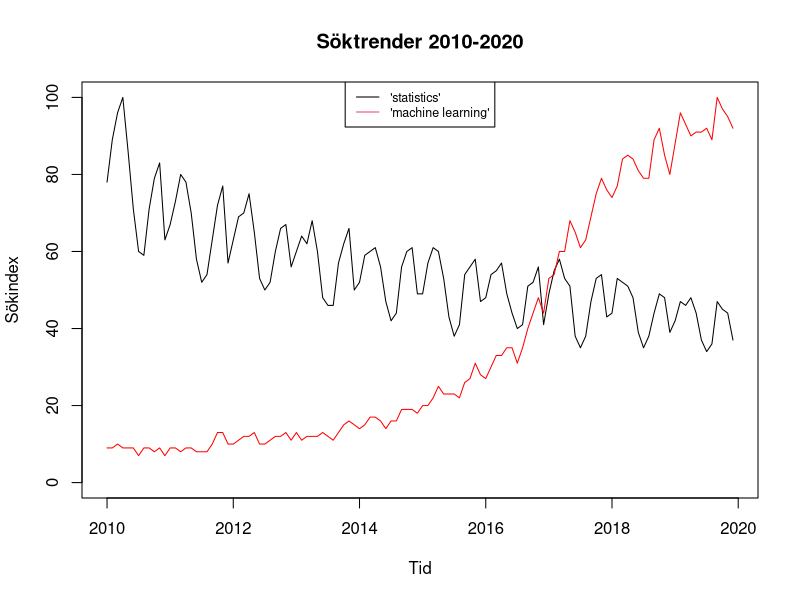

Write R code to recreate this figure.

statistics = read.csv('data/statistics.csv')
statistics_ts = ts(statistics$index, start=c(2010,1), frequency=12)
ml = read.csv('data/ml.csv')
ml_ts = ts(ml$index, start=c(2010,1), frequency = 12)


ts.plot(
  statistics_ts,
  ylim = c(0, 100),
  ylab = "Sökindex",
  xlab = "Tid",
  main = "Söktrender 2010-2020"
)
lines(ml_ts, col = "red")
legend(
  x = 'top',
  inset = c(-1, 0),
  legend = c("'statistics'", "'machine learning'"),
  col = c(1, 2),
  lty = c(1, 1),
  cex = 0.75
)


